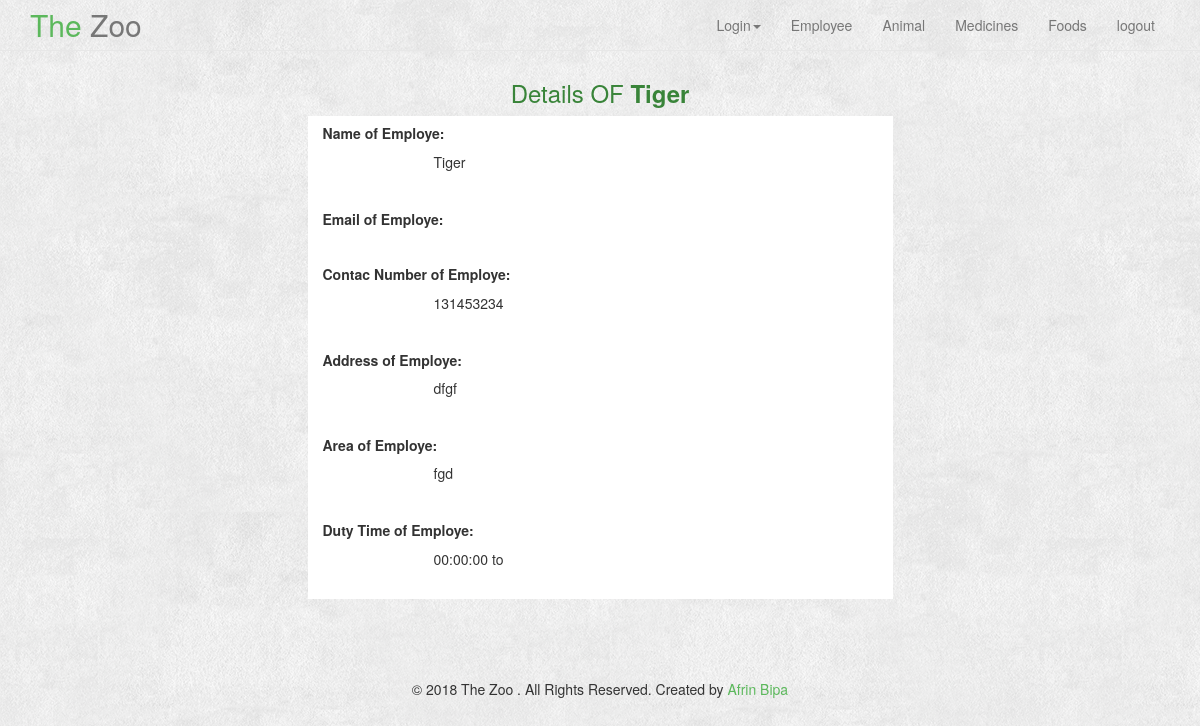
The page /EmployeeView.php?id=1 (signed in) on the database its author committed.
### tables this page shows
CREATE TABLE `employee` (
  `id` int(55) NOT NULL,
  `name` varchar(55) NOT NULL,
  `email` varchar(55) NOT NULL,
  `phone` bigint(55) NOT NULL,
  `address` varchar(55) NOT NULL,
  `area` varchar(55) NOT NULL,
  `d_time` varchar(25) NOT NULL,
  `d_timend` varchar(6) NOT NULL
);

### EmployeeView.php (the view, shortened to what this page needs)
<?php
$id = $_GET['id'];
$conn = mysqli_connect('localhost','root','','registrations');
$sql = "SELECT * FROM employee WHERE id = $id";
$result = mysqli_query($conn, $sql);
$emp= mysqli_fetch_assoc($result);
?>
<?php include('header.php') ?>
<br><br><br>
<div class="container">
    <h3 style="text-align: center; color: #398439">Details OF <b><?php echo $emp['name'] ?></b></h3>
    <div class="row">
        <div style="background-color: white" class="col-md-6 col-md-offset-3">
            <h5><b>Name of Employe:</b></h5>
            <p style="margin-left: 20%"><?php echo $emp['name'] ?></p><br>
            <h5><b>Email of Employe:</b></h5>
            <p style="margin-left: 20%"><?php echo $emp['email'] ?></p><br>
            <h5><b>Contac Number of Employe:</b></h5>
            <p style="margin-left: 20%"><?php echo $emp['phone'] ?></p><br>
            <h5><b>Address of Employe:</b></h5>
            <p style="margin-left: 20%"><?php echo $emp['address'] ?></p><br>
            <h5><b>Area of Employe:</b></h5>
            <p style="margin-left: 20%"><?php echo $emp['area'] ?></p><br>
            <h5><b>Duty Time of Employe:</b></h5>
            <p style="margin-left: 20%"><?php echo $emp['d_time'] ?> to <?php echo $emp['d_timend']?></p><br>
        </div>
    </div>
</div>
<?php include('footer.php') ?>

### css/bootshape.css (style rules this page uses)
body { background-image:url('../img/bg.png'); background-repeat:repeat; }

### rows shown on the page
employee: name "Tiger", phone "131453234", address "dfgf", area "fgd", d_time "00:00:00"
